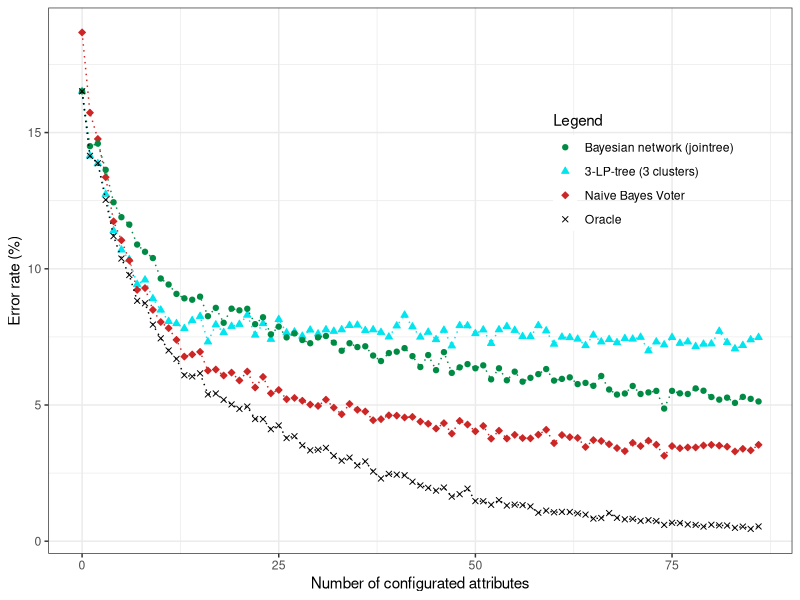
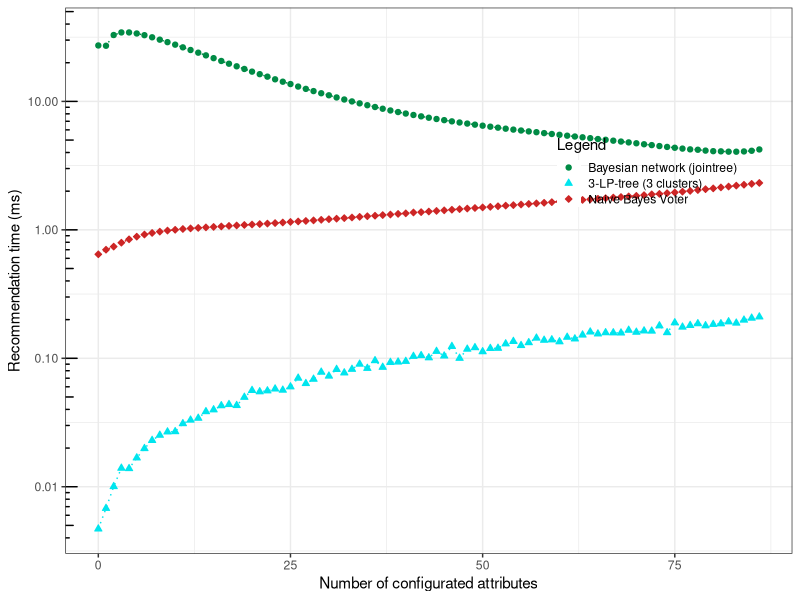

R code for these plots, in order:
library(ggplot2)

#--------------------------------------------------------------------------------------------
#Parametres globaux
dataset_name = "renault_medium_header"
taille_img_x = 1024/2
taille_img_y = 720/2
#fin parametres globaux
#--------------------------------------------------------------------------------------------

#--------------------------------------------------------------------------------------------
#succès

#medium
oracle = c(0.7603138103611524,0.7950764236439876,0.8167861490599215,0.8414716623833356,0.8583119166779386,0.8778574327066143,0.8894224266197754,0.9013932097930475,0.9117408359258758,0.9216826727985933,0.9276342486135534,0.9362234546192344,0.9372379277695116,0.9435276613012309,0.9493439740294873,0.9523873934803192,0.9559718652779656,0.9586094954686866,0.9601650209657785,0.964087650480184,0.9654402813472204,0.9662518598674422,0.9686189638847559,0.9705802786419586,0.9692952793182741,0.9717300148789395,0.9709184363587177,0.9730150142026242,0.9708508048153659,0.9744352766130123,0.9759231705667524,0.9736913296361422,0.9767347490869742,0.9753144866765859,0.9769376437170296,0.9772758014337887,0.9773434329771405,0.9776139591505478,0.9801163262545651,0.9798458000811578,0.9806573786013797,0.977140538347085,0.9796429054511024,0.979034221560936)
Naif = c(0.7603138103611524,0.7944677397538212,0.8170566752333288,0.8389016637359664,0.8511429730826457,0.8691329636142296,0.8769782226430407,0.8863790071689436,0.8961855809549574,0.9049776815906939,0.9145137292033004,0.9193832003246314,0.919518463411335,0.9237116190991479,0.9309481942377925,0.9306776680643852,0.9373055593128635,0.9371702962261599,0.936020559989179,0.9375084539429189,0.9422426619775464,0.9433247666711755,0.9454889760584336,0.9458947653185446,0.9440687136480455,0.9454213445150819,0.9461652914919518,0.9471121330988773,0.9452184498850263,0.9498173948329501,0.9515758149600974,0.951711078046801,0.9502231840930611,0.951372920330042,0.951711078046801,0.9511700256999864,0.9518463411335046,0.9510347626132828,0.9506289733531719,0.9557689706479102,0.9571892330582984,0.9521844988502638,0.9519139726768565,0.9546868659542811)
jointree = c(0.7603138103611524,0.794873529013932,0.8178682537535507,0.8404571892330583,0.8554713918571621,0.8743405924523198,0.8861084809955363,0.8957797916948465,0.9066008386311376,0.9147842553767077,0.9223589882321115,0.9274313539834979,0.930407141890978,0.9350060868389016,0.9423102935208981,0.9433923982145273,0.9496145002028946,0.9498173948329501,0.9490058163127283,0.9534018666305966,0.9542810766941702,0.9571892330582984,0.9586094954686866,0.9579331800351684,0.9576626538617611,0.9617205464628703,0.9600973894224266,0.9612471256594075,0.9597592317056676,0.9613823887461111,0.9664547544974976,0.964425808196943,0.962193967266333,0.9642905451102394,0.9665900175842013,0.9648315974570539,0.9648315974570539,0.9640200189368321,0.9652373867171649,0.9674015961044231,0.9676044907344785,0.9635465981333694,0.9664547544974976,0.9667252806709049)
wmv = c(0.6979575273907751,0.7939266874070067,0.8170566752333288,0.8351819288516164,0.854389287163533,0.8700121736778034,0.8816447991343163,0.8905721628567564,0.899702421209252,0.9056539970242121,0.9149871500067631,0.9184363587177059,0.9215474097118896,0.9254700392262951,0.9314892465846071,0.9313539834979034,0.9352766130123089,0.9385905586365481,0.9368997700527526,0.94312187204112,0.9402137156769917,0.9440010821046936,0.9454889760584336,0.9470445015555254,0.9469092384688219,0.94758555390234,0.9462329230353037,0.9492087109427837,0.9464358176653591,0.950967131069931,0.9513052887866901,0.9491410793994319,0.9485323955092655,0.9505613418098201,0.9517787095901529,0.9503584471797646,0.9514405518733937,0.9532666035438929,0.9545516028675775,0.9549573921276884,0.953604761260652,0.9508318679832274,0.9534018666305966,0.9517787095901529)
vpop = c(0.7324496145002029,0.7777627485459219,0.8017719464358176,0.8291627214933045,0.8490463952387394,0.8655484918165832,0.8830650615447044,0.8893547950764237,0.902340051399973,0.910929257405654,0.9199918842147978,0.9272960908967942,0.930407141890978,0.9358176653591235,0.9419721358041391,0.9437981874746382,0.9499526579196538,0.9517787095901529,0.9510347626132828,0.9548221290409847,0.9569187068848911,0.9592858109022048,0.9600973894224266,0.9615852833761667,0.9617881780062221,0.9636142296767212,0.9638171243067767,0.9634789665900176,0.9632760719599621,0.9672663330177195,0.9686189638847559,0.9650344920871095,0.9660489652373867,0.9649668605437576,0.968213174624645,0.9663871229541459,0.9684837007980522,0.9686865954281076,0.9698363316650886,0.9729473826592723,0.9706479101853104,0.9677397538211822,0.9696334370350331,0.9699039632084404)
vnaif = c(0.7487488164479913,0.7824293250371973,0.8092114162045178,0.8332206140944136,0.8528337616664412,0.8722440146084134,0.8844853239550926,0.8928040037873665,0.9056539970242121,0.9155282023535777,0.9216826727985933,0.930745299607737,0.9320979304747734,0.9373055593128635,0.9424455566076018,0.9452860814283782,0.94907344785608,0.950967131069931,0.9520492357635602,0.9559042337346139,0.958068443121872,0.9579331800351684,0.9603679155958339,0.9626673880697958,0.961855809549574,0.9642905451102394,0.9642905451102394,0.9652373867171649,0.9632084404166104,0.9653726498038685,0.9679426484512377,0.9657784390639794,0.9663871229541459,0.9660489652373867,0.9689571216015149,0.9669958068443122,0.9691600162315704,0.9691600162315704,0.9705802786419586,0.9728121195725686,0.972676856485865,0.968213174624645,0.969701068578385,0.9706479101853104)
# 3-LP-trees, 1 clusters
lptree = c(0.741782767482754, 0.7548356553496551, 0.754091708372785, 0.7630190720952252, 0.7673474908697416, 0.7664006492628161, 0.7741782767482754, 0.782564588123901, 0.7889895847423238, 0.7900040578926011, 0.7995401055052076, 0.7939266874070067, 0.8103611524414988, 0.8109698363316651, 0.8127958880021642, 0.8207764101176789, 0.8145543081293115, 0.8305829839036927, 0.8300419315568781, 0.8287569322331936, 0.8407277154064656, 0.8399837684295955, 0.8438387664006493, 0.8477613959150547, 0.8547274448802922, 0.8545921817935885, 0.8631813877992696, 0.8705532260246179, 0.8631137562559178, 0.8646692817530096, 0.8715000676315433, 0.8764371702962261, 0.8786690112268362, 0.8867171648857027, 0.8834708508048154, 0.8938184769376437, 0.8930068984174219, 0.8988908426890302, 0.8955092655214392, 0.9009197889895847, 0.9061950493710267, 0.9132963614229677, 0.9072095225213039, 0.9111321520357094)
# 3-LP-trees, 3 clusters
Naif = c(0.5476126065196808, 0.6316786149059922, 0.6855133234140403, 0.7189909373731909, 0.7560530231299878, 0.7674827539564453, 0.7875693223319357, 0.8029893142161504, 0.8101582578114432, 0.8223319356147707, 0.8269308805626945, 0.8285540376031381, 0.8424861355336128, 0.8464087650480184, 0.8439740294873529, 0.8531042878398485, 0.8537806032733667, 0.8601379683484377, 0.8594616529149195, 0.8649398079264169, 0.8680508589206005, 0.8718382253483025, 0.8766400649262817, 0.8745434870823752, 0.8815095360476126, 0.8856350601920736, 0.8885432165562018, 0.8909779521168673, 0.8863790071689436, 0.8932097930474774, 0.8923982145272555, 0.9001758420127147, 0.898214527255512, 0.902678209116732, 0.9055187339375085, 0.9074124171513593, 0.9050453131340457, 0.9114026782091167, 0.9087650480183957, 0.9168808332206141, 0.9190450426078723, 0.921750304341945, 0.919180305694576, 0.92702556472338)

#small
oracle = c(0.68502658003544,0.7502584170112226,0.7979548139397519,0.8242395156526875,0.8485307147076196,0.8646264028352038,0.8746308328411104,0.8875886001181335,0.8910956881275842,0.8964855286473715,0.9063053750738335,0.91313496751329,0.912322799763733,0.9178972238629651,0.9199276432368576,0.9201122268163024,0.926055818074424,0.9288245717660957,0.9296736562315416,0.9353957471943296,0.9353588304784406,0.9369462492616657,0.940711754282339,0.9426683402244537,0.9481320141760189,0.9475782634376846,0.9487595983461311,0.9501624335499114,0.9549985233313645,0.9559583579444773,0.9571766095688128,0.9594654459539279,0.9613851151801536,0.9631571175428234,0.9637847017129356,0.9664796219728293,0.966738038984052,0.9675871234494979,0.9679562906083875,0.9702820437093916,0.9718694624926166,0.9729031305375074,0.9752658003544005,0.9743428824571766,0.9768532191376255,0.978920555227407,0.9788098050797401,0.9800649734199646)
Naif = c(0.6878322504430006,0.7516612522150029,0.7948168930891908,0.8258269344359126,0.8426609568812758,0.8545112226816303,0.8633712344949793,0.8685764914353219,0.8756275841701122,0.8799468399291199,0.8792823390431187,0.8850782634376846,0.88559509746013,0.8845614294152392,0.8867764323685765,0.8880316007088009,0.8918340224453633,0.8910956881275842,0.8911326048434731,0.8922770230360307,0.8948981098641465,0.8963378617838157,0.8986636148848198,0.8929784406379209,0.897777613703485,0.8962640283520378,0.9004725339633786,0.8990696987595983,0.9011739515652688,0.9020968694624926,0.9001033668044891,0.9034627879503839,0.9013954518606024,0.9042011222681631,0.9020599527466037,0.9008786178381571,0.9043487891317188,0.9037950383933845,0.9027982870643827,0.9052347903130538,0.9051609568812758,0.9054193738924985,0.9071175428233904,0.9035366213821618,0.9091848789131719,0.9049025398700532,0.9078927938570585,0.90748670998228)
jointree = c(0.6878322504430006,0.7526580035440047,0.7941893089190786,0.8277835203780272,0.8470171293561725,0.8625590667454224,0.8761444181925576,0.8808697578263438,0.8924616066154755,0.8967808623744832,0.9006940342587123,0.9083727111636148,0.9097386296515062,0.9083727111636148,0.912322799763733,0.9146485528647371,0.9214412285883048,0.9216627288836385,0.9231024808033077,0.9257235676314235,0.9273479031305375,0.9287507383343178,0.9312241582988777,0.931814825753101,0.9340667454223273,0.9353588304784406,0.9365770821027761,0.9389028352037803,0.9375,0.9397519196692262,0.9406010041346722,0.9424468399291199,0.9441450088600118,0.9435174246898996,0.9455109273479031,0.9453632604843473,0.9486857649143532,0.948058180744241,0.9498301831069108,0.9525989367985824,0.9511591848789132,0.952931187241583,0.9543709391612523,0.9520451860602481,0.9551092734790313,0.9554415239220319,0.956179858239811,0.9568074424099232)
wmv = c(0.5945067926757236,0.7494093325457767,0.7923434731246308,0.8279681039574719,0.8467217956290608,0.8623744831659775,0.8753322504430006,0.8807959243945659,0.8900251033668045,0.8955995274660367,0.9003987005316008,0.9068591258121678,0.9080404607206143,0.9065637920850561,0.9089633786178382,0.9133933845245127,0.9174911399881867,0.9165682220909628,0.9196323095097461,0.9231024808033077,0.9227333136444182,0.9259081512108683,0.9279385705847608,0.9265357353809806,0.9298582398109864,0.9296736562315416,0.931814825753101,0.9323316597755463,0.9346204961606616,0.9357279976373302,0.9343620791494389,0.938312167749557,0.9372784997046663,0.9390135853514472,0.9396780862374483,0.9395673360897815,0.9434435912581217,0.9434435912581217,0.9425945067926758,0.9445510927347903,0.9440711754282339,0.9436650915534555,0.9462492616656822,0.9441450088600118,0.9460646780862374,0.9465445953927939,0.9479843473124631,0.9473198464264619)
vpop = c(0.6563792085056114,0.7331659775546367,0.7830035440047254,0.8160809214412286,0.8404459539279385,0.8577968103957472,0.8686134081512109,0.875849084465446,0.8849305965741288,0.8914648552864737,0.8955995274660367,0.9011739515652688,0.9044226225634967,0.9072652096869462,0.9088157117542823,0.9107722976963969,0.9135779681039575,0.9173803898405198,0.918820141760189,0.923693148257531,0.9219949793266391,0.9268310691080921,0.930190490253987,0.927790903721205,0.9305965741287655,0.9303012404016539,0.9348050797401063,0.9357649143532192,0.9384967513290018,0.9380537507383343,0.9374261665682221,0.9419669226225635,0.9418192557590077,0.9427790903721205,0.9432959243945659,0.9438865918487891,0.9457693443591259,0.9466553455404607,0.9487965150620201,0.9499040165386887,0.9484642646190194,0.9510853514471352,0.9507531010041347,0.9492395156526875,0.9530419373892498,0.9518975191966923,0.9546662728883638,0.9532634376845835)
vnaif = c(0.6740992321323095,0.7423582398109864,0.7871751329001772,0.8200679267572357,0.8422917897223863,0.8615623154164206,0.871788245717661,0.8802052569403426,0.8884746012994684,0.8947873597164796,0.8981836975782634,0.9059362079149439,0.9070806261075015,0.9101447135262847,0.9121382161842883,0.9143901358535145,0.918007974010632,0.9190785587714116,0.9221426461901949,0.9272002362669817,0.925317483756645,0.9302274069698759,0.9307442409923213,0.9324424099232133,0.9342144122858831,0.9352849970466627,0.9372784997046663,0.9390135853514472,0.9407855877141169,0.9408225044300059,0.9418561724748966,0.9451048434731246,0.9440342587123449,0.9461754282339043,0.9462123449497932,0.9476890135853514,0.9478366804489072,0.9492395156526875,0.9522666863555818,0.9531157708210277,0.9514914353219137,0.9530788541051388,0.9547401063201417,0.9528573538098051,0.9564382752510336,0.9560691080921441,0.9566966922622564,0.9572504430005907)
lptree = c(0.6887920850561134, 0.6969506792675724, 0.7038910218546958, 0.7141907855877141, 0.7230138806851742, 0.7292897223862965, 0.7344211458948612, 0.7419890726520969, 0.754060838747785, 0.760558180744241, 0.7650620200826934, 0.7710056113408151, 0.7779090372120496, 0.7833357944477259, 0.7958136444181926, 0.8017203189604253, 0.8020156526875369, 0.807626993502658, 0.8117616656822209, 0.8225782634376846, 0.8325088600118133, 0.8342808623744832, 0.8373449497932663, 0.8395968694624926, 0.84746012994684, 0.8491213821618429, 0.8513363851151802, 0.8593842291789723, 0.865253987005316, 0.8705699940933255, 0.870939161252215, 0.8751107501476668, 0.8777318369757826, 0.8804267572356763, 0.8859642646190194, 0.8883269344359126, 0.8924985233313645, 0.8989589486119315, 0.8978514471352629, 0.9006571175428234, 0.9030197873597164, 0.9060469580626107, 0.9086311281748376, 0.9102185469580626, 0.9133195510927348, 0.9135779681039575, 0.9149808033077378, 0.9190047253396337)
lptree = c(0.5280197873597164, 0.6412433549911399, 0.7050723567631424, 0.7468989958653278, 0.783261961015948, 0.8031231541642055, 0.8203263437684584, 0.8330995274660367, 0.846574128765505, 0.850708800945068, 0.8615623154164206, 0.8674689899586533, 0.8723419964559953, 0.8771042528056704, 0.8828632604843473, 0.8862965150620201, 0.8887699350265801, 0.8901727702303603, 0.8942336089781453, 0.8995865327820437, 0.902613703484938, 0.9030567040756055, 0.9059731246308328, 0.9053824571766096, 0.9110676314235086, 0.9092587123449498, 0.9129503839338452, 0.9157929710572947, 0.9184878913171884, 0.9184878913171884, 0.9205183106910809, 0.9215150620200827, 0.922917897223863, 0.923693148257531, 0.9270525694034258, 0.9264249852333136, 0.930153573538098, 0.9315564087418783, 0.9322209096278795, 0.9321470761961016, 0.9330699940933255, 0.9338083284111045, 0.935100413467218, 0.9380906674542233, 0.9377953337271117, 0.9392720023626698, 0.9392720023626698, 0.9418561724748966)

#big
oracle = c(0.8348566914917626,0.8585533739562176,0.8612615662378695,0.8746896863010607,0.888004965019183,0.8962423832092079,0.9022793951703905,0.9117580681561724,0.9126607989167231,0.920503272399007,0.9255247122545701,0.929981945384789,0.9330850823741819,0.9390656736628301,0.9395170390431054,0.9383886255924171,0.9461182577296321,0.9457797336944256,0.9480929812683367,0.9497856014443692,0.9514218009478673,0.950575490859851,0.9551455653351388,0.9552019860076733,0.9588693297224103,0.9575152335815843,0.9621417287294065,0.9614646806589935,0.9648499210110585,0.9666553825321598,0.9664296998420221,0.9657526517716091,0.9686865267433988,0.9704355675919657,0.9693071541412773,0.9721846084405326,0.9707176709546378,0.9743850146693749,0.976980365605958,0.9752877454299256,0.9755698487925976,0.9757955314827352,0.9781651997291808,0.9795192958700067,0.9804220266305574,0.981437598736177,0.9803091852854886,0.9836380049650192,0.9827352742044685,0.9807041299932295,0.9852742044685172,0.9853306251410516,0.9866283006093433,0.9849356804333108,0.9869104039720153,0.9865718799368088,0.9867411419544121,0.9872489280072219,0.9895621755811329,0.988772286165651,0.9893929135635297,0.9892236515459264,0.9892800722184608,0.9897878582712706,0.9902392236515459,0.9917061611374408,0.9914804784473031,0.9896750169262017,0.9914240577747687,0.9919882645001128,0.9918190024825095,0.992552471225457,0.9922703678627849,0.9926088918979914,0.9940194087113519,0.99322951929587,0.9933423606409388,0.9938501466937486,0.9940194087113519,0.9946400361092305,0.9939629880388174,0.9941886707289551,0.9942450914014895,0.9950914014895057,0.9946400361092305,0.9954863461972466,0.994583615436696)
Naif = c(0.8348566914917626,0.8585533739562176,0.8613744075829384,0.8726585420898217,0.8860302414804785,0.8930828255472806,0.8965809072444143,0.9057210561949899,0.9040848566914917,0.9109681787406906,0.9151433085082374,0.9193184382757843,0.920108327691266,0.9219137892123674,0.9189799142405778,0.9174565560821485,0.9268223877228616,0.9205596930715414,0.9233807266982622,0.9211238997968856,0.9203904310539381,0.9170051907018731,0.9243398781313473,0.920108327691266,0.9258632362897766,0.9185849695328369,0.923493568043331,0.9231550440081245,0.9247348228390883,0.9224779959377116,0.923888512751072,0.9223651545926428,0.9229293613179869,0.9223651545926428,0.9207853757616791,0.9206725344166102,0.9226472579553149,0.9223651545926428,0.9233243060257278,0.9250169262017603,0.9209546377792823,0.9170051907018731,0.9212931618144888,0.9250733468742948,0.9232678853531934,0.9259760776348455,0.922534416610246,0.9282893252087565,0.9208417964342135,0.9208982171067479,0.9237756714060031,0.9224215752651772,0.9273865944482058,0.9223651545926428,0.92118032046942,0.9225908372827805,0.9248476641841571,0.9249040848566915,0.9208417964342135,0.9227600993003836,0.9276686978108779,0.9250733468742948,0.925242608891898,0.9258068156172422,0.9281764838636877,0.9243398781313473,0.9268223877228616,0.925919656962311,0.9271044910855337,0.9255811329271045,0.9258068156172422,0.9251297675468292,0.9300947867298578,0.9268223877228616,0.9278943805010156,0.9251861882193636,0.9273301737756714,0.9268223877228616,0.9285150078988942,0.9276686978108779,0.9275558564658091,0.9229293613179869,0.9270480704129993,0.9293613179869104,0.9281200631911533,0.9260324983073798,0.9251861882193636)
jointree = c(0.8348566914917626,0.8549988715865493,0.8540397201534642,0.8636876551568494,0.8755924170616114,0.8810652222974498,0.8837734145791017,0.8911081020085759,0.8937598736176935,0.8960731211916046,0.903577070638682,0.9057774768675243,0.9092191378921237,0.9108553373956217,0.9113631234484315,0.9102347099977431,0.9174001354096141,0.9143534190927556,0.919826224328594,0.9146355224554277,0.9152561498533063,0.9146919431279621,0.9203340103814037,0.917795080117355,0.9240577747686752,0.9212367411419544,0.9251861882193636,0.9237192507334687,0.9261453396524486,0.9273301737756714,0.9251861882193636,0.9246784021665538,0.9271044910855337,0.9300947867298578,0.9273301737756714,0.9287406905890319,0.9284585872263598,0.9318438275784248,0.9338749717896637,0.9309410968178741,0.9304333107650643,0.9291356352967728,0.9320695102685624,0.9360753780185059,0.9316745655608215,0.9372037914691943,0.9306025727826676,0.9382193635748138,0.9361882193635748,0.9350033852403521,0.9365267433987813,0.9354547506206274,0.9405890318212593,0.9365267433987813,0.9409275558564658,0.9377679981945385,0.9414353419092756,0.9400248250959151,0.9386707289550892,0.9368088467614534,0.9410403972015347,0.940419769803656,0.9398555630783119,0.9423380726698263,0.9418867072895509,0.9429587000677048,0.9393477770255021,0.9443127962085308,0.9461746784021665,0.9457797336944256,0.9430151207402392,0.9459489957120288,0.9453847889866848,0.9448205822613406,0.9513089596027985,0.9448205822613406,0.9457233130218913,0.9459489957120288,0.9439178515007899,0.9447641615888062,0.9470774091627172,0.9480365605958023,0.9473030918528549,0.949221394719025,0.9470209884901828,0.9477544572331302,0.9487136086662153)
wmv = c(0.7950236966824644,0.8583276912660799,0.8601895734597157,0.8716993906567366,0.8851275107199278,0.8905438952832317,0.8966373279169487,0.9034078086210787,0.9054953735048522,0.909388399909727,0.9153125705258407,0.9190363349131122,0.920503272399007,0.9225908372827805,0.9206161137440758,0.9208417964342135,0.9276686978108779,0.9282893252087565,0.9278379598284812,0.9271609117580681,0.9289099526066351,0.9254118709095013,0.9317874069058903,0.9286842699164974,0.9334236064093884,0.9291920559693072,0.9347777025502144,0.9334800270819228,0.9343263371699391,0.9359625366734371,0.9335928684269916,0.933649289099526,0.9346648612051456,0.9378244188670729,0.9341006544798014,0.9368088467614534,0.9372037914691943,0.9390656736628301,0.9395734597156398,0.9385578876100203,0.9393477770255021,0.935793274655834,0.9402505077860528,0.939742721733243,0.9403633491311216,0.9422816519972919,0.9396298803881742,0.9422252313247574,0.9375987361769352,0.9379372602121417,0.9412096592191379,0.9369781087790566,0.9432972241029113,0.9391220943353645,0.943522906793049,0.9430715414127736,0.9443127962085308,0.943522906793049,0.9422252313247574,0.9403069284585872,0.9463439404197698,0.9417738659444821,0.9434664861205145,0.9436921688106522,0.9479237192507335,0.942168810652223,0.9401940871135184,0.9473030918528549,0.9460618370570977,0.9466260437824419,0.9441435341909276,0.9454412096592192,0.9449334236064094,0.945554051004288,0.950293387497179,0.9457233130218913,0.9466260437824419,0.9464003610923042,0.944877002933875,0.9451026856240127,0.9433536447754457,0.9469645678176484,0.9448205822613406,0.9486007673211465,0.9461746784021665,0.9473030918528549,0.9466824644549763)
vpop = c(0.806872037914692,0.8334461746784022,0.8447867298578199,0.8617129316181449,0.8754231550440081,0.8833220491988264,0.8934777702550214,0.9020537124802528,0.9027871812232002,0.910347551342812,0.913055743624464,0.9170616113744076,0.9228729406454524,0.9276686978108779,0.9272173324306026,0.9255247122545701,0.9312796208530806,0.9338185511171293,0.9344955991875423,0.9351162265854209,0.9371473707966599,0.935793274655834,0.940814714511397,0.9402505077860528,0.9433536447754457,0.9429587000677048,0.9449334236064094,0.9478672985781991,0.9474723538704581,0.9486571879936809,0.9523809523809523,0.9488264500112842,0.9493906567366283,0.9537914691943128,0.9487700293387498,0.9534529451591063,0.9549763033175356,0.9549198826450012,0.955991875423155,0.9567817648386369,0.955991875423155,0.9552584066802077,0.9570074475287745,0.9602234258632363,0.9589257503949447,0.9619160460392688,0.9614646806589935,0.9642857142857143,0.9581922816519973,0.9585872263597383,0.9615211013315279,0.9614082599864591,0.9658090724441435,0.9624238320920785,0.9637215075603701,0.9628187767998194,0.9654141277364027,0.9662040171518844,0.9663168584969533,0.962762356127285,0.9652448657187994,0.96614759647935,0.9650191830286617,0.964116452268111,0.9669939065673663,0.9663732791694877,0.9663168584969533,0.9680094786729858,0.968855788761002,0.9689122094335364,0.967219589257504,0.9669939065673663,0.9674452719476416,0.9669939065673663,0.9714511396975852,0.9679530580004514,0.9681223200180546,0.9686301060708644,0.9689122094335364,0.9678402166553826,0.9670503272399007,0.9699277815391559,0.9699842022116903,0.9683480027081923,0.9691943127962085,0.9694199954863462,0.9669374858948319)
vnaif = c(0.813247573911081,0.8426991649740465,0.8523470999774317,0.8663958474385015,0.8825885804558791,0.8895283231776123,0.8969194312796208,0.9077522004062288,0.9070751523358158,0.915086887835703,0.9195441209659219,0.9218009478672986,0.9260889189799142,0.9322387722861657,0.9314488828706838,0.9304897314375987,0.9373730534867976,0.9369781087790566,0.9391785150078988,0.938106522229745,0.9409839765290002,0.9377115775220041,0.9435793274655834,0.9396863010607086,0.9457233130218913,0.9444820582261341,0.9478672985781991,0.9474159331979237,0.9484315053035433,0.9498420221169036,0.9503498081697134,0.9480365605958023,0.950970435567592,0.9533965244865719,0.9496163394267659,0.9517603249830738,0.9523809523809523,0.9555969307154141,0.9552019860076733,0.9537914691943128,0.9539043105393816,0.9545813586097947,0.954355675919657,0.9561047167682238,0.9568946061837057,0.9586436470322727,0.956668923493568,0.9605055292259084,0.9558226134055517,0.9571767095463778,0.9596592191378921,0.9576844955991876,0.9623674114195441,0.9594335364477544,0.9623109907470097,0.9609568946061837,0.9621417287294065,0.9622545700744752,0.9609004739336493,0.9590950124125479,0.9640036109230422,0.9610133152787181,0.9618032046942,0.9620853080568721,0.9654141277364027,0.9628751974723538,0.9632137215075603,0.9643985556307831,0.9658090724441435,0.9669374858948319,0.9638907695779734,0.9650756037011962,0.9631008801624915,0.9645678176483864,0.9686301060708644,0.9650756037011962,0.9658654931166779,0.9655833897540058,0.9655833897540058,0.9648499210110585,0.9646242383209208,0.9649063416835929,0.9653012863913338,0.9670503272399007,0.9660911758068156,0.9666553825321598,0.9646242383209208)

#temps

#medium
Naiftemps = c(0.0010116810496415528,0.0016883997700527526,0.0023949896523738673,0.0029658426213986203,0.0036375064926281618,0.004223179629379142,0.004630473285540376,0.005313823278777221,0.005876314892465846,0.006559031719193832,0.00682051251183552,0.007690403422156093,0.008060764439334506,0.008814894968213175,0.009339008318679832,0.009729382524009197,0.010218030907615312,0.010800554646287028,0.011279527728932775,0.01216870681725957,0.012532031786825375,0.013121461179494117,0.013982032530772352,0.014095038617611255,0.014546872987961585,0.01565805593128635,0.015851718652779657,0.01617400730420668,0.01710188137427296,0.017532312525361828,0.018411986744217502,0.019141338090085214,0.01930081678614906,0.019518399837684296,0.01986956134180982,0.0209797400919789,0.021716014878939538,0.022102245502502366,0.022544349925605302,0.022829389625321248,0.023375756932233194,0.024719914581360747,0.02521486602191262,0.02549994609765995)
jointreetemps = c(0.0691693280806168,0.06654608068443121,0.07256938495874476,0.07377797687001217,0.07320432787772217,0.0722793575679697,0.07092746354659814,0.06932008832679562,0.06753988286216692,0.0655458321385094,0.06349193764371704,0.06123165345597187,0.05893382436088192,0.056715938996347894,0.05464607669417016,0.052414928310564046,0.050042244690923846,0.048058093128635196,0.04610830853510077,0.04415676281617747,0.04236206627891249,0.04499164405518734,0.03902247227106723,0.037351015622886515,0.03585822920330042,0.034600085215744626,0.03333552772893277,0.03199651021236304,0.03092518605437576,0.02984158014337887,0.028999750642499662,0.028218356824022725,0.027235291965372648,0.02678806763154335,0.026055907953469497,0.02523585979981063,0.024701852022183148,0.02511995157581496,0.023732737454348708,0.023295820167726227,0.022987125659407547,0.02264744406871365,0.0223533163803598,0.02221581962667388)
wmvtemps = c(0.7965478627755985,0.8160240042607873,0.8311722452996078,0.8465396813877992,0.8619417899364263,0.8776536955227918,0.8927007136480455,0.9082907774922224,0.9244003205735155,0.9405550520086569,0.9563681658325442,0.9733636394562424,0.9900202305559312,1.0068131076017854,1.0233010451102393,1.039834390707426,1.0561597244014609,1.0720394964155282,1.0884614358852969,1.1044725541728662,1.1198347618017044,1.1354672159475179,1.1509304223589882,1.1660183666305965,1.181659499864737,1.1970076608954416,1.2124630060868389,1.227697067969701,1.2432045641823346,1.2584507239956715,1.2742634885702693,1.2899736402001893,1.3053130770999595,1.3215953077911538,1.3380518186798322,1.3556662739077505,1.374397483565535,1.3950147795211687,1.419355865075071,1.4481907822940618,1.484407602799946,1.5242677865548493,1.5660133616258622,1.6091389751792236)
vpoptemps = c(0.3373159754497498,0.35954324266197757,0.3859007524685513,0.4125853442445557,0.4421256462870283,0.471702110036521,0.500916622480725,0.530880220816989,0.5615572399567158,0.5926065827133775,0.6239073823211145,0.6555718758284864,0.6879136757067497,0.719780246584607,0.7520238882726904,0.7841105075071013,0.8152354380495063,0.8460459151224131,0.876229896320844,0.9068226852427972,0.9363751338428243,0.9659165105505207,0.9933383679832274,1.0202956827404301,1.046768951711078,1.0735229916136886,1.099179509333153,1.1252547484782902,1.1511916317462465,1.1774401381712432,1.2030660683754903,1.2285443556066549,1.25452294609766,1.280623670160963,1.3069319787636955,1.3323488160422021,1.3577788343027188,1.383842335452455,1.4113812024212093,1.4397572673474908,1.4700707158798865,1.5061081802380631,1.5506332132422562,1.6056343209793047)
vnaiftemps = c(0.28934941850399026,0.3064006830109563,0.3251501990396321,0.34224332693088055,0.35937942066819967,0.37544259786284323,0.39022054964155284,0.40448112538888137,0.4178912758014338,0.43131828635195457,0.44431559008521576,0.45747393473556064,0.4703594849181658,0.48379601271473016,0.4974150645881239,0.5110497538888138,0.5242245560665494,0.5376566951846341,0.5510735487623427,0.5647517916948465,0.5781106949141079,0.5918209430542405,0.6054222003922629,0.6188148186798322,0.6324439959421074,0.6463513863790071,0.6603340891383741,0.6741525128499932,0.6881400547139186,0.7022769139726769,0.7166760831867983,0.7312503485729744,0.7452351604220209,0.759776839307453,0.7747295884620587,0.7892993313945624,0.8029099446773975,0.8174296370891384,0.8327835777762749,0.8494901621804409,0.8676641988367374,0.8881704997971054,0.9103823529013932,0.9354209683484377)
lptreetemps = c(7.537516569728121E-4, 7.718790748004869E-4, 8.20432706614365E-4, 8.73431556878128E-4, 9.234496145002029E-4, 9.560839307452996E-4, 0.0010094084268903016, 0.0010422758690653321, 0.0011147445556607602, 0.0011348995671581225, 0.0011876625862302177, 0.0012237200054105236, 0.001277837346138239, 0.001306241647504396, 0.001339509603679156, 0.0013665767618017044, 0.00142188982821588, 0.0017038150277289329, 0.0014933757608548627, 0.0014893844176924118, 0.0015342863519545516, 0.0015603823211145678, 0.0016029741647504397, 0.0016213789395374003, 0.0016173851616393886, 0.0016661021236304612, 0.001689629176247802, 0.001748641688083322, 0.00173373143514135, 0.0018031577167590964, 0.001864824901934262, 0.0018518305153523602, 0.0018594103205735156, 0.001870869065332071, 0.0019130005410523468, 0.001985803530366563, 0.001941250507236575, 0.0019703656161233598, 0.001971638847558501, 0.0020043706884891113, 0.002047010347626133, 0.0020332630867036386, 0.002020504937102665, 0.00208401129446774)
# 3-LP-tree 3 clusters
Naiftemps = c(0.0010557417151359394, 0.0011623992290004058, 0.0012341888272690382, 0.0013871146354659813, 0.0013809348031922088, 0.001403645137292033, 0.0015303541863925334, 0.0015527753956445286, 0.003019009603679156, 0.001827381171378331, 0.0024893074529960773, 0.002136287163533072, 0.0023914206681996484, 0.0024203323414040308, 0.0023834962802651155, 0.002777897605843365, 0.002997847964290545, 0.003034737386717165, 0.002991028608142838, 0.003302954619234411, 0.0032857476667117543, 0.003369187812795888, 0.003556713580413905, 0.0036955277965643176, 0.003991527864195861, 0.005208093466792912, 0.004372505681049642, 0.004205556066549439, 0.004356039023400514, 0.004762034627350196, 0.00462009806573786, 0.0048598299743000135, 0.004766643919924252, 0.004977072230488299, 0.004784610307047207, 0.0049379978357906125, 0.005080083998376843, 0.004634992560530232, 0.0047213840119031516, 0.004251246855133234, 0.003909044028134722, 0.0035355150818341674, 0.002920038820505884, 0.0018860638441769242)

#small
Naiftemps = c(6.130709539279385E-4,0.0010267396264028352,0.0013801202008269344,0.0017326179858239811,0.0020518761444181925,0.002346206364441819,0.002692112743650325,0.002958922474896633,0.003319325125516834,0.003587738038984052,0.003918995643827525,0.004165597903130537,0.0044631892350856465,0.0047999383490844654,0.0050834096647962195,0.005496392166272888,0.005642942336089782,0.005919015468103957,0.00625843687241583,0.006549908446544596,0.006807933069994093,0.007017995976077968,0.007500659111045482,0.007785269750443,0.007988596204961607,0.008440687869167159,0.008594035624630833,0.00897847844063792,0.00915021902687537,0.009574535513880685,0.00982102030419374,0.010038620016243355,0.010323273922031896,0.010534935727997637,0.011071919115475488,0.011099380094506792,0.011406020230360307,0.011662656083874779,0.01210107704518606,0.012279355212640284,0.01246057553160071,0.01273974667749557,0.013162413319551093,0.013605502362669816,0.013554199940933254,0.0139077325753101,0.014163541088304784,0.014468727148552865)
jointreetemps = c(0.05651038696101595,0.05548537341258122,0.06120626594802126,0.0623701068738925,0.062498095688127586,0.06209152920112227,0.061362323464264616,0.061881492247489664,0.059686154865623155,0.058089586200531604,0.056820131681925574,0.05545843233165978,0.0545152713747785,0.052729507567926756,0.05129026760927348,0.050216916014471355,0.04846936488481984,0.04752081940342587,0.0458392634746013,0.0454242981024808,0.0435369152023036,0.042790418266391024,0.0409652832250443,0.03991381951417602,0.03865888249409333,0.037593355286473715,0.03649868366066155,0.03593367609273479,0.0345449454001772,0.03359148778056704,0.03271498050797401,0.03201600616509155,0.031172961237448317,0.030205463046367394,0.02980450838009451,0.0286410023257531,0.02801563363851152,0.02784097995422327,0.026706283298877732,0.0259410680744241,0.02541740527170703,0.024615321249261666,0.024441794853809803,0.023971850634967512,0.02294020736119315,0.02211592062906084,0.021499690231836975,0.020839556445658595)
wmvtemps = c(1.4945923339855287,1.5503172643975192,1.5912161551978736,1.6307620040977555,1.6681299061946249,1.7010002079887774,1.731601563792085,1.757977097164796,1.7833442033003544,1.8081031587049616,1.8335790233682812,1.8605553988112817,1.8899077695289428,1.9132010174985232,1.9398820778942705,1.9662830562979918,1.9924716027392204,2.0200019507900175,2.0456657402170704,2.071098103440638,2.097055232944477,2.122521191523922,2.1478210756054343,2.1732904908446544,2.198280694735676,2.223008907892794,2.247929881792676,2.2736685642350856,2.2997701271411697,2.3253274643384523,2.351896904348789,2.3767740933254577,2.4029979824276433,2.4299604074497934,2.456764699461016,2.483868777945954,2.5118990184214414,2.5411084656305376,2.571386206733609,2.603331608239811,2.6376037483387478,2.676942267018606,2.722561480249557,2.7757107274808033,2.8423695671145897,2.9231620128101006,3.0207718459465447,3.132521652281453)
vpoptemps = c(0.619880177753987,0.6692052204666273,0.7317778304415239,0.7835428034554046,0.8393094951269935,0.8925847076934436,0.9401803382309509,0.9840903001698169,1.026910106024808,1.0680262242321323,1.1092238419595393,1.1498626991656822,1.1903069023552866,1.2316474228440637,1.2740687191376254,1.316035523405198,1.3584633255685175,1.400294085757531,1.4422439237669817,1.4846440511665682,1.5258952243797992,1.568353883601595,1.6096364962714116,1.6515207696396927,1.6928072715224454,1.7338529835720615,1.774978728440638,1.8153042948538098,1.8561382867321323,1.8965240490992321,1.9361281432737745,1.9757038995126994,2.0158091659775548,2.0561014703558773,2.094314386961016,2.1337520829149437,2.172147336163615,2.2094566018163024,2.246534808992912,2.282568659664796,2.318733150361784,2.35474384476521,2.3906763707914944,2.4295996256645007,2.4761857712640283,2.536152407966627,2.6127072540977556,2.7319425257678676)
vnaiftemps = c(0.5654878922031896,0.6056752266317188,0.6490572558697578,0.6829557048139397,0.720100048471648,0.7555922484494979,0.7874808443591258,0.8166435704370939,0.8435650142498523,0.8696579058254578,0.8955631147002363,0.919717621492912,0.9444845379134672,0.9698594909184879,0.9959814455478441,1.0217668153425872,1.048007879023922,1.0745154691007088,1.1007386338230951,1.1269935481024809,1.15379970492469,1.1801322384819846,1.2061039145747194,1.2331453213600119,1.2602134606836977,1.287519607722977,1.3146178301092735,1.3419053928307738,1.3691115496898996,1.3972928465002954,1.4253422753987006,1.4536974013216184,1.4830541429415238,1.513018030936208,1.542581987263733,1.57262709757088,1.6032094773331365,1.6335512685321913,1.6641784893310692,1.6960786059878914,1.729621013511518,1.7641430136961016,1.8012120921441228,1.8432790326343769,1.8957278415534553,1.962086357981394,2.0506174140209685,2.171628945658594)
lptreetemps = c(7.205109273479032E-4, 6.893782117542823E-4, 7.098313644418192E-4, 7.227126402835204E-4, 7.317369314825753E-4, 7.522610750147667E-4, 7.655706216774955E-4, 7.881481098641464E-4, 8.029720540460721E-4, 8.198584613112817E-4, 8.363310691080921E-4, 8.553513363851151E-4, 8.676325310100413E-4, 8.821749483165978E-4, 8.977620348493798E-4, 9.093303307737743E-4, 9.139939456585942E-4, 0.0015495934731246308, 0.00126910174246899, 9.499524143532192E-4, 9.60180522740697E-4, 0.001110163208800945, 9.752126402835204E-4, 9.844066376255168E-4, 9.969623449497932E-4, 0.0010015265062020082, 0.0010113367911990549, 0.0010153109864146485, 0.00105951059509746, 0.0010465018827525104, 0.001360538282634377, 0.0010367272223862965, 0.0010449007678676905, 0.00104766756497342, 0.0010487512182516243, 0.0010515709170112228, 0.001048713747784997, 0.0010578259746012995, 0.001064390911104548, 0.0010560159480212641, 0.0015099186355581808, 0.0015095769344359126, 0.0010683079961606614, 0.001078707730360307, 0.0010747647666863556, 0.0010698518163024218, 0.0010813176683402244, 0.0010842946692262256)
lptreetemps = c(8.408271928529238E-4, 8.075695141760189E-4, 8.489852333136445E-4, 8.676237079149439E-4, 8.910899660366214E-4, 9.095650103366805E-4, 0.0010777907191376254, 9.574531526875369E-4, 9.974913984051978E-4, 0.0010166604031305376, 0.0010331414279385707, 0.0010712161473715297, 0.001101776284701713, 0.0010967515135853515, 0.0011172743650324868, 0.0011349533372711164, 0.001179996345245127, 0.0013522439456585941, 0.0012087792011222682, 0.0012429306704075606, 0.0012604806556408743, 0.0012765494683992912, 0.0012681170998227998, 0.001308843067040756, 0.001315780234790313, 0.0013268269713526285, 0.00132895079001772, 0.0013655600265800355, 0.0013557919743059658, 0.0013925115549320733, 0.0013639902170702895, 0.0013955895599527465, 0.0013600191597755464, 0.0013620447061429416, 0.001375645968694625, 0.0014492507383343177, 0.0016391397297696396, 0.001964935727997637, 0.0013641939604252806, 0.0013523337271116361, 0.0013536839559952748, 0.0013646518015357353, 0.0013324154607206142, 0.0013442847755463674, 0.0013407862891317188, 0.0013387174763733018, 0.0013372871382161843, 0.0013185427126402836)

#big
#temps
Naiftemps = c(0.00469632012866091,0.00678952480108346,0.010033462953557925,0.013950615597313922,0.013854764178093787,0.016783919361209865,0.01984493064725467,0.022964014954009366,0.02519751498222448,0.026734815868178996,0.026873487613565825,0.031001877941425428,0.03304656119857796,0.03416763122848598,0.03846027137294735,0.039743153208058234,0.042773104339484225,0.04369320518029456,0.042934489024321426,0.04974415800462728,0.05624536854579313,0.0549238879860053,0.055812429095423506,0.057765659951470004,0.056513454376163876,0.05996653975509283,0.07009525111449692,0.06365193798318379,0.06876009203769538,0.0780441651148355,0.07275697449353874,0.08198136843293267,0.07704852389819987,0.08212766198295807,0.09007219005699453,0.08353381299023757,0.095925197731505,0.08518363077704419,0.09295438237119802,0.09361875887365273,0.09468717346650866,0.10357683099147903,0.10507326956718019,0.1009855371028723,0.1132588661475086,0.10426615811748773,0.12378699255121042,0.10007425297669431,0.1178453370012979,0.12116236595000282,0.11260484481688392,0.11937027504091191,0.11974064996332036,0.129627940804695,0.13540990141639864,0.12586783059646747,0.13246467857344393,0.14363830370746572,0.13832812194571412,0.13938311116754135,0.1345764880925508,0.14589631591422123,0.14171031202031603,0.15190489057562076,0.16036516416478555,0.15490840411963883,0.15825513888261852,0.1580144130925508,0.1575681183972912,0.16545660536117382,0.15969180874717834,0.16350425163656884,0.16294880428893904,0.17905278132054175,0.158539725,0.1891270586343115,0.174996566986456,0.18032123572234762,0.18605601224604967,0.17935054232505643,0.18371200090293455,0.18591498634311512,0.19241401495485327,0.1880498059255079,0.19844988448081263,0.20547052731376975,0.210128034255079)
jointreetemps = c(27.246312220077872,27.102715229783872,32.85797541239208,34.416307678234865,34.413268514192204,33.77221092274702,32.76229998685176,31.542794389932848,30.23325599983071,28.915683370859433,27.645367995993453,26.341602487444277,25.11493569775972,23.9426225814006,22.81615690158569,21.702456376051014,20.634195804017832,19.642536831950792,18.752658712149426,17.880941349641667,17.045190713616613,16.28752611319903,15.576991844816884,14.853247893459738,14.230431429264714,13.644606318266463,13.042544451216072,12.510861039219005,12.026990894362621,11.568933852886406,11.155899998645674,10.729652745838271,10.343556190790588,9.991670337791321,9.651479521189549,9.334602300547374,9.040392692906721,8.76525572315332,8.494856722589018,8.259694301619547,8.041163151966593,7.837130728852774,7.646287331188985,7.458310030867333,7.291952925963546,7.143948537215732,6.9897277505784094,6.848951528807629,6.718358433891993,6.589039963376784,6.46887727193725,6.353449732577168,6.24240912606512,6.12952212595226,6.029689841036059,5.932614609051408,5.8386968129902375,5.756244473110998,5.6623857901924275,5.573599088821172,5.492725137020316,5.40615928476298,5.327414508239277,5.2520847597065465,5.17176913244921,5.091933485835215,5.0233337465575625,4.9437326619074495,4.867635777765237,4.79375961506772,4.718916469638827,4.636837774435666,4.567317421726862,4.489804258295711,4.420138081038375,4.354781099379233,4.29003522037246,4.231350004232506,4.201858342155756,4.138456707223476,4.096267666873589,4.0839125694695255,4.0599902200338605,4.057317436173815,4.076606144300226,4.125554272799097,4.224577781376976)
wmvtemps = c(1.3014854312232003,1.4293006351839315,1.5217993793726021,1.6177837793387497,1.7165966678515008,1.7916713598510494,1.8508638076055066,1.8927339502933875,1.9215107408034304,1.940394192281652,1.9544777582374182,1.9648255922477995,1.9731129533401037,1.9775470077296322,1.983538067197021,1.987533917964342,1.995052105958023,2.0031658032046944,2.0091116354660348,2.0185100530918527,2.028649178345746,2.036527794403069,2.0443198671857368,2.054498832035658,2.0618487954186415,2.071772400304672,2.082963361938614,2.092457092360641,2.1021747085872264,2.11278116108102,2.1230016150417512,2.131670333728278,2.141553279282329,2.153808752369668,2.1659780175468293,2.177783284134507,2.1910185012976755,2.203252730309185,2.2150114293048975,2.2289482340893705,2.244422028436019,2.256098636425186,2.270281563924622,2.284246749097269,2.298065818381855,2.3114004930038368,2.3264456029113068,2.3389780284924395,2.355831651602347,2.3709314108553374,2.3871641346197245,2.402832263258858,2.419853930038366,2.436817791469194,2.4559093885691716,2.4738666230534867,2.4910949904649065,2.5098773295531482,2.527000736007673,2.5417984347777027,2.5597529294741594,2.580133362107876,2.5969212523132477,2.616967046659896,2.6356342306477094,2.654149471394719,2.673957175863236,2.692568846422929,2.7145501565109456,2.7330755097043555,2.751333355958023,2.770747666666667,2.7902277879711126,2.8138241220379148,2.835876202606635,2.861596143308508,2.88782152014218,2.913498345802302,2.9430133494696458,2.9720352645565336,3.0073289522681113,3.0449059916497405,3.0781286727036785,3.11233659732566,3.1506251038140376,3.1928383696682463,3.2362516150417515)
vpoptemps = c(0.7227277617919206,0.8176607521439856,0.8685920144436922,0.9502131319115323,1.0216973851275106,1.0768979904084857,1.122970468291582,1.160496698149402,1.1933421155495374,1.2239136979237193,1.252892573403295,1.281925575829384,1.311307916779508,1.340418865436696,1.3704302575603702,1.4022050484653577,1.4339764114759648,1.4657812242157526,1.4993304166666668,1.5340441478785827,1.570551124746107,1.6053883865380276,1.6435179111938614,1.6811516784585872,1.7186142176709547,1.7574324353419093,1.7949052927104492,1.8314419151997292,1.8706251108102008,1.90894174413225,1.9504140219476416,1.9909565009591514,2.032009888907696,2.071109803373956,2.111297498984428,2.152150255359964,2.192158244470774,2.234125353531934,2.273793709489957,2.316473826957797,2.3571149058338974,2.397940707289551,2.4398795717670954,2.480520919036335,2.5215542206612502,2.5621895197472355,2.6030560216091176,2.6435434206161137,2.68447965690589,2.7264281204581358,2.767640745147822,2.8107752989731436,2.8542455574362444,2.8974845194087115,2.941577401320244,2.983495113179869,3.027405131121643,3.0708076930151207,3.1148969090498757,3.1577836491762583,3.203265552189122,3.2486963406680207,3.296698244865719,3.343202899176258,3.392217123674114,3.4391654427330174,3.4891256319115325,3.5382426043218236,3.589984524994358,3.6454421313473255,3.7022196170728954,3.760034158824193,3.8207523094673888,3.8792767903972014,3.946767140769578,4.013047620232453,4.087033631798691,4.160871990972693,4.244349295982848,4.329059756149853,4.425155779056646,4.510295066463552,4.615544396468066,4.701517446118258,4.805407352572782,4.852121004062289,4.838807259252991)
vnaiftemps = c(0.6451137929361318,0.7004251516023471,0.7402862512412548,0.7941943547731889,0.8436578763258858,0.8850182477431731,0.9191662471789663,0.9456509149176259,0.9681622384337621,0.9869423571428572,1.0011106430828256,1.0154165848566914,1.0262460703565786,1.0352890938275785,1.0451006760324983,1.053796864421124,1.0625801736064093,1.073303820300158,1.0817336954412096,1.0911937024937937,1.1003672994809297,1.109127040340781,1.11878846812232,1.129006776686978,1.1406527800722184,1.1524109413789212,1.162298409896186,1.172779033795983,1.1848031659896185,1.1972309004739337,1.209998938670729,1.2215383002708193,1.2339877545136537,1.2478261321936357,1.262392099413225,1.2763035444030693,1.2883153586097946,1.302996368539833,1.3156883779620854,1.3307283744640037,1.3441463018505981,1.3648075778605282,1.373427721902505,1.3884467777589709,1.4039782082487022,1.418676180546152,1.434322146129542,1.4494948827578424,1.4646719453283683,1.4792495922477995,1.4947454961069735,1.5097882015910629,1.5263681480478448,1.54355282046942,1.5574965721620402,1.57437514596028,1.5904318558451818,1.6071270486910405,1.624394095971564,1.642454921575265,1.6590645144436922,1.6750880820920786,1.6930401014443692,1.7099707239900699,1.7283097175581132,1.7450942695779734,1.7636017050891446,1.7834564677273752,1.8007157356127286,1.8210072708756488,1.8392085387045813,1.8621039884901829,1.8897202618483413,1.905506202775897,1.9295180107199277,1.9544357783795983,1.9819774249605056,2.0094258825885802,2.040351750507786,2.072305510212142,2.1026803915594674,2.139019198995712,2.173030381516588,2.2094696697698035,2.2442522798465356,2.2808345163055743,2.3180854916497404)

#--------------------------------------------------------------------------------------------


#--------------------------------------------------------------------------------------------
#parametres graphes
# -- manuels
x_pas_erreur = 4
y_pas_erreur = 3
x_legend_erreur = 0
y_legend_erreur = 50
y_padding_erreur = 1

x_pas_time = 4
y_pas_time = 3
x_legend_time = 0
y_legend_time = 0.013
y_padding_time = 0.01

# -- auto calcul

#MAJ VERS ERROR
oracle = 100-100*oracle
Naif = 100-100*Naif
jointree = 100-100*jointree
wmv = 100-100*wmv
vpop = 100-100*vpop
vnaif = 100-100*vnaif
lptree = 100-100*lptree


nb_val = length(oracle)
nb_val = length(Naif)
nb_val = length(jointree)
nb_val = length(wmv)
nb_val = length(vpop)
nb_val = length(vnaif)

min_val_erreur = 30000
min_val_erreur = min(min_val_erreur,100-100*oracle)
min_val_erreur = min(min_val_erreur,100-100*Naif)
min_val_erreur = min(min_val_erreur,100-100*jointree)
min_val_erreur = min(min_val_erreur,100-100*wmv)
min_val_erreur = min(min_val_erreur,100-100*vpop)
min_val_erreur = min(min_val_erreur,100-100*vnaif)
min_val_erreur = ceiling(min_val_erreur)

max_val_erreur = 30000
max_val_erreur = max(max_val_erreur,100-100*oracle)
max_val_erreur = max(max_val_erreur,100-100*Naif)
max_val_erreur = max(max_val_erreur,100-100*jointree)
max_val_erreur = max(max_val_erreur,100-100*wmv)
max_val_erreur = max(max_val_erreur,100-100*vpop)
max_val_erreur = max(max_val_erreur,100-100*vnaif)
max_val_erreur = floor(max_val_erreur)

size = 0:(nb_val-1)
x_lim_erreur = c(0,(nb_val-1))
if(min_val_erreur-y_padding_erreur <= 0){
  min_val_erreur = min_val_erreur+y_padding_erreur+0.00001
}
y_lim_erreur = c((min_val_erreur-y_padding_erreur),(max_val_erreur+y_padding_erreur))
x_axp_erreur = c(0, (nb_val-1), x_pas_erreur)
y_axp_erreur = c((min_val_erreur-y_padding_erreur),(max_val_erreur+y_padding_erreur),y_pas_erreur)

min_val_time = 30000
min_val_time = min(min_val_erreur,100-100*Naiftemps)
min_val_time = min(min_val_erreur,100-100*jointreetemps)
min_val_time = min(min_val_erreur,100-100*wmvtemps)
min_val_time = min(min_val_erreur,100-100*vpoptemps)
min_val_time = min(min_val_erreur,100-100*vnaiftemps)
min_val_time = ceiling(min_val_erreur)

max_val_time = 30000
max_val_time = max(max_val_time,Naiftemps)
max_val_time = max(max_val_time,jointreetemps)
max_val_time = max(max_val_time,wmvtemps)
max_val_time = max(max_val_time,vpoptemps)
max_val_time = max(max_val_time,vnaiftemps)
max_val_time = floor(max_val_time)


x_lim_time = c(0,(nb_val-1))
if(min_val_time-y_padding_time <= 0){
  min_val_time = min_val_time+y_padding_time+0.00001
}
size = 0:(nb_val-1)
y_lim_time = c((min_val_time-y_padding_time),(max_val_time+y_padding_time))
x_axp_time = c(0, (nb_val-1), x_pas_erreur)
y_axp_time = c((min_val_time-y_padding_time),(max_val_time+y_padding_time),y_pas_time)
#fin parametres graphes
#--------------------------------------------------------------------------------------------

  (ggplot(NULL, aes(size)) + #scale_y_log10(breaks = round(seq(0, 100, by = 5),1)) + annotation_logticks(sides="l") +
    ylab("Error rate (%)") + xlab("Number of configurated attributes") + theme_bw() #+ theme(legend.position="bottom")
    +geom_line(aes(y=Naif, colour="3-LP-tree (3 clusters)"), colour="turquoise2", linetype = "dotted") + geom_point(aes(y=Naif, shape="3-LP-tree (3 clusters)"), colour="turquoise2", fill="turquoise2") 
#    +geom_line(aes(y=wmv, colour="Voteur majoritaire pondéré"), colour="deeppink2", linetype = "dotted") + geom_point(aes(y=wmv, shape="Voteur majoritaire pondéré"), colour="deeppink2", fill="deeppink2") 
#    +geom_line(aes(y=vpop, colour="Choix le plus populaire"), colour="gold2", linetype = "dotted") + geom_point(aes(y=vpop, shape="Choix le plus populaire"), colour="gold2", fill="gold2")
    +geom_line(aes(y=vnaif, colour="Naive Bayes Voter"), colour="firebrick3", linetype = "dotted") + geom_point(aes(y=vnaif, shape="Naive Bayes Voter"), colour="firebrick3", fill="firebrick3")
    +geom_line(aes(y=jointree, colour="Bayesian network (jointree)"), colour="springgreen4", linetype = "dotted") + geom_point(aes(y=jointree, shape="Bayesian network (jointree)"), colour="springgreen4", fill="springgreen4") 
#   +geom_line(aes(y=lptree, colour="k-LP-tree"), colour="purple", linetype = "dotted") + geom_point(aes(y=lptree, shape="k-LP-tree"), colour="purple", fill="purple") 
   +geom_line(aes(y=oracle, colour="Oracle"), colour="black", linetype = "dotted") + geom_point(aes(y=oracle, shape="Oracle"), colour="black", fill="black") 
   + theme(legend.position=c(0.80,0.7), legend.background = element_rect(fill=alpha('blue', 0)))
   + scale_colour_manual(name = 'Legend', guide = 'legend',
                      limits = c(NULL
                                  ,'Bayesian network (jointree)' #jointree
                                  ,'3-LP-tree (3 clusters)' #Naif
#                                  ,'Voteur majoritaire pondéré' #wmv
#                                  ,'Choix le plus populaire' #vpop
                                  ,'Naive Bayes Voter' #vnaif
#                                 ,'k-LP-tree'
                                 ,'Oracle' #oracle
                      ),
                      values =c(NULL
                                  ,'Bayesian network (jointree)'='springgreen4' #jointree
                                  ,'3-LP-tree (3 clusters)'='turquoise2' #Naif
#                                  ,'Voteur majoritaire pondéré'='deeppink2' #wmv
#                                  ,'Choix le plus populaire'='gold2' #vpop
                                  ,'Naive Bayes Voter'='firebrick3' #vnaif
#                                ,'k-LP-tree'='purple'
                                ,'Oracle'='black' #oracle
                                  ))
    + scale_shape_manual(name = 'Legend', guide = 'legend',
                      limits = c(NULL
                                  ,'Bayesian network (jointree)' #jointree
                                  ,'3-LP-tree (3 clusters)' #Naif
#                                  ,'Voteur majoritaire pondéré' #wmv
#                                  ,'Choix le plus populaire' #vpop
                                  ,'Naive Bayes Voter' #vnaif
#                                 ,'k-LP-tree'
                                  ,'Oracle' #oracle
                      ),
                      values =c(NULL
                                  ,'Bayesian network (jointree)'=21 #jointree
                                  ,'3-LP-tree (3 clusters)'=24 #Naif
#                                  ,'Voteur majoritaire pondéré'=25 #wmv
#                                  ,'Choix le plus populaire'=22 #vpop
                                  ,'Naive Bayes Voter'=23 #vnaif
#                                ,'k-LP-tree'=1
                                  ,'Oracle'=4 #oracle
                                  ))
  
    + guides(shape = guide_legend(override.aes = list(colour = c(NULL
                                  ,'Bayesian network (jointree)'='springgreen4' #jointree
                                  ,'3-LP-tree (3 clusters)'='turquoise2' #Naif
#                                  ,'Voteur majoritaire pondéré'='deeppink2' #wmv
#                                  ,'Choix le plus populaire'='gold2' #vpop
                                  ,'Naive Bayes Voter'='firebrick3' #vnaif
#                                  ,'k-LP-tree'='purple'
                                  ,'Oracle'='black' #oracle
                                  ),
                                  fill = c(NULL
                                  ,'Bayesian network (jointree)'='springgreen4' #jointree
                                  ,'3-LP-tree (3 clusters)'='turquoise2' #Naif
#                                  ,'Voteur majoritaire pondéré'='deeppink2' #wmv
#                                  ,'Choix le plus populaire'='gold2' #vpop
                                  ,'Naive Bayes Voter'='firebrick3' #vnaif
#                                  ,'k-LP-tree'='purple'
                                  ,'Oracle'='black' #oracle
                                  ))))
)

  (ggplot(NULL, aes(size))
  + scale_y_log10()
   + annotation_logticks(sides="l")
   + theme_bw()
    +ylab("Recommendation time (ms)") + xlab("Number of configurated attributes") #+ theme(legend.position="bottom")
    +geom_line(aes(y=jointreetemps, colour="Bayesian network (jointree)"), colour="springgreen4", linetype = "dotted") + geom_point(aes(y=jointreetemps, shape="Bayesian network (jointree)"), colour="springgreen4", fill="springgreen4") 
    +geom_line(aes(y=Naiftemps, colour="3-LP-tree (3 clusters)"), colour="turquoise2", linetype = "dotted") + geom_point(aes(y=Naiftemps, shape="3-LP-tree (3 clusters)"), colour="turquoise2", fill="turquoise2") 
#    +geom_line(aes(y=wmvtemps, colour="Voteur majoritaire pondéré"), colour="deeppink2", linetype = "dotted") + geom_point(aes(y=wmvtemps, shape="Voteur majoritaire pondéré"), colour="deeppink2", fill="deeppink2") 
#    +geom_line(aes(y=vpoptemps, colour="Choix le plus populaire"), colour="gold2", linetype = "dotted") + geom_point(aes(y=vpoptemps, shape="Choix le plus populaire"), colour="gold2", fill="gold2")
    +geom_line(aes(y=vnaiftemps, colour="Naive Bayes Voter"), colour="firebrick3", linetype = "dotted") + geom_point(aes(y=vnaiftemps, shape="Naive Bayes Voter"), colour="firebrick3", fill="firebrick3")
#    +geom_line(aes(y=lptreetemps, colour="k-LP-tree"), colour="purple", linetype = "dotted") + geom_point(aes(y=lptreetemps, shape="k-LP-tree"), colour="purple", fill="purple") 
    + theme(legend.position=c(0.80,0.7), legend.background = element_rect(fill=alpha('blue', 0)), legend.key.height = unit(4, "mm"))
    + scale_colour_manual(name = 'Legend', guide = 'legend',
                      limits = c(NULL
                                  ,'Bayesian network (jointree)' #jointree
                                  ,'3-LP-tree (3 clusters)' #Naif
#                                  ,'Voteur majoritaire pondéré' #wmv
#                                  ,'Choix le plus populaire' #vpop
#                                  ,'Naive Bayes Voter' #vnaif
                                 ,'k-LP-tree'
                      ),
                      values =c(NULL
                                  ,'Bayesian network (jointree)'='springgreen4' #jointree
                                  ,'3-LP-tree (3 clusters)'='turquoise2' #Naif
#                                  ,'Voteur majoritaire pondéré'='deeppink2' #wmv
#                                  ,'Choix le plus populaire'='gold2' #vpop
                                  ,'Naive Bayes Voter'='firebrick3' #vnaif
#                                ,'k-LP-tree'='purple'
                                  ))
    + scale_shape_manual(name = 'Legend', guide = 'legend',
                      limits = c(NULL
                                  ,'Bayesian network (jointree)' #jointree
                                  ,'3-LP-tree (3 clusters)' #Naif
#                                  ,'Voteur majoritaire pondéré' #wmv
#                                  ,'Choix le plus populaire' #vpop
                                  ,'Naive Bayes Voter' #vnaif
#                                 ,'k-LP-tree'
                      ),
                      values =c(NULL
                                  ,'Bayesian network (jointree)'=21 #jointree
                                  ,'3-LP-tree (3 clusters)'=24 #Naif
#                                  ,'Voteur majoritaire pondéré'=25 #wmv
#                                  ,'Choix le plus populaire'=22 #vpop
                                  ,'Naive Bayes Voter'=23 #vnaif
#                                ,'k-LP-tree'=1
                                  ))
  
    + guides(shape = guide_legend(override.aes = list(colour = c(NULL
                                  ,'Bayesian network (jointree)'='springgreen4' #jointree
                                  ,'3-LP-tree (3 clusters)'='turquoise2' #Naif
#                                  ,'Voteur majoritaire pondéré'='deeppink2' #wmv
#                                  ,'Choix le plus populaire'='gold2' #vpop
                                  ,'Naive Bayes Voter'='firebrick3' #vnaif
#                                  ,'k-LP-tree'='purple'
                                  ),
                                  fill = c(NULL
                                  ,'Bayesian network (jointree)'='springgreen4' #jointree
                                  ,'3-LP-tree (3 clusters)'='turquoise2' #Naif
#                                  ,'Voteur majoritaire pondéré'='deeppink2' #wmv
#                                  ,'Choix le plus populaire'='gold2' #vpop
                                  ,'Naive Bayes Voter'='firebrick3' #vnaif
#                                  ,'k-LP-tree'='purple'
                                  ))))

    
  )
